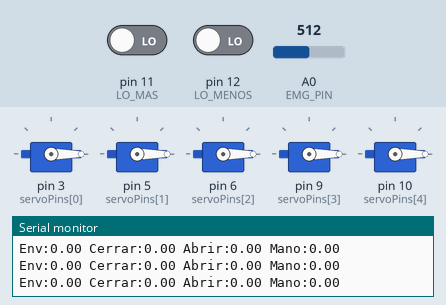
Simulated run of this sketch. Board: Arduino Uno, built with avr-gcc and run on an emulated ATmega328P. Parts: 5 × servo, the last lines printed to the serial monitor. Inputs (shaded band) come from the test bench; at power-on: A0 (EMG_PIN) = 512, pin 11 (LO_MAS) LOW, pin 12 (LO_MENOS) LOW.

Above: at 17.2 s.
17.3 s: A0 (EMG_PIN) set to 490
At 19.0 s:
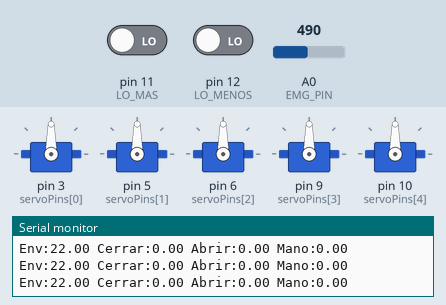
19.3 s: pin 11 (LO_MAS) driven HIGH
At 20.08 s:
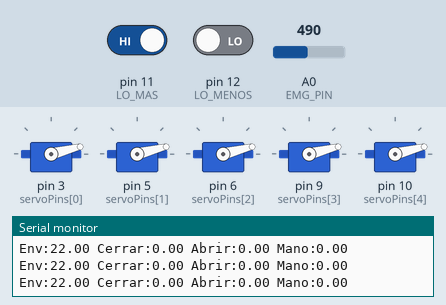
21.6 s: pin 11 (LO_MAS) driven LOW
At 22.06 s:
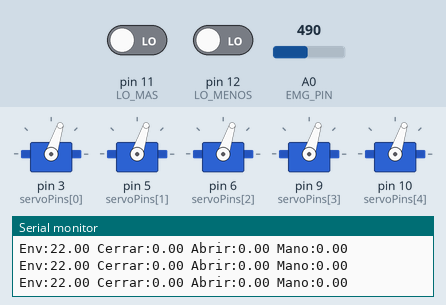
23.6 s: pin 12 (LO_MENOS) driven HIGH
At 24.16 s:
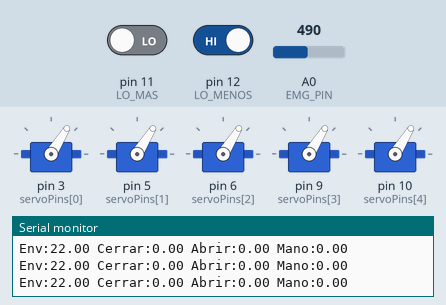
Timing chart, 0 to 26.6 s (numbered marks = the images above; inputs shaded):
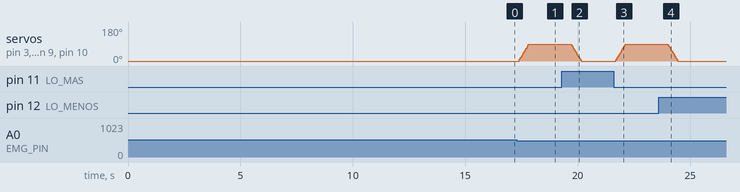

The sketch:

mano_protesica_emg_v2.ino
```cpp
// ===== MANO PROTÉSICA CON AD8232 – VERSIÓN 2 =====
// Comportamiento: haces fuerza -> la mano se cierra y SE MANTIENE cerrada
//                 mientras sigas haciendo fuerza; relajas -> recién se abre.
// Monitor Serie / Serial Plotter a 115200 baudios.
// Enviar la letra  r  por el Monitor Serie para volver a calibrar.
//
// Conexión AD8232: 3.3V -> 3.3V | GND -> GND | OUTPUT -> A0 | LO+ -> D11 | LO- -> D12
#include <Servo.h>

// ---------- Configuración de hardware ----------
const int NUM_DEDOS = 5;
const int servoPins[NUM_DEDOS] = {3, 5, 6, 9, 10};
const int EMG_PIN  = A0;
const int LO_MAS   = 11;
const int LO_MENOS = 12;
const bool USAR_DETECCION_ELECTRODOS = true;   // false si no conectaste LO+ / LO-

const int ANGULO_ABIERTO = 0;
const int ANGULO_CERRADO = 90;
const float PASO_GRADOS  = 4.0;   // velocidad del movimiento (grados cada 20 ms)

// Si algún dedo está montado al revés, cambia su valor a true
const bool invertido[NUM_DEDOS] = {false, false, false, false, false};

// ---------- AJUSTES DE COMPORTAMIENTO (aquí se afina la mano) ----------
// Porcentaje del rango (reposo -> fuerza de calibración):
const float PORC_CERRAR = 0.35;   // nivel para CERRAR la mano
const float PORC_ABRIR  = 0.12;   // nivel para ABRIR. Más bajo = se mantiene cerrada con menos fuerza

// Tiempos de confirmación (evitan que un pico o un bajón momentáneo muevan la mano)
const unsigned long T_CONFIRMAR_CIERRE   = 80;   // ms seguidos con fuerza para cerrar
const unsigned long T_CONFIRMAR_APERTURA = 400;  // ms seguidos relajado para abrir

// ---------- Filtros ----------
const float ALFA_BASE = 0.001;    // línea base: seguimiento lento (~1 s)
const float ALFA_ENV  = 0.01;     // envolvente: suavizado (~100 ms), más estable que antes

Servo servoDedos[NUM_DEDOS];

float baseline   = 512;
float envolvente = 0;
float umbralCerrar = 0;
float umbralAbrir  = 0;
bool  manoCerrada  = false;
bool  calibrando   = true;
float anguloActual = ANGULO_ABIERTO;

bool contandoCierre = false;
bool contandoApertura = false;
unsigned long tInicioCierre = 0;
unsigned long tInicioApertura = 0;

unsigned long tMuestra = 0;
unsigned long tServo   = 0;

// ---------- Procesamiento de una muestra (1 kHz) ----------
void procesarMuestra() {
  int raw = analogRead(EMG_PIN);

  // La línea base solo se actualiza en reposo (o durante la calibración),
  // así la fuerza sostenida no "contamina" la referencia.
  if (calibrando || (!manoCerrada && envolvente < umbralAbrir)) {
    baseline += ALFA_BASE * (raw - baseline);
  }

  float rect  = fabs(raw - baseline);             // rectificación
  envolvente += ALFA_ENV * (rect - envolvente);   // envolvente suavizada
}

// Promedio de la envolvente durante 'duracionMs', muestreando a 1 kHz
float medirPromedio(unsigned long duracionMs) {
  unsigned long inicio = millis();
  unsigned long ultimo = micros();
  float suma = 0;
  long n = 0;
  while (millis() - inicio < duracionMs) {
    if (micros() - ultimo >= 1000) {
      ultimo += 1000;
      procesarMuestra();
      suma += envolvente;
      n++;
    }
  }
  return (n > 0) ? suma / n : 0;
}

void moverDedos(int angulo) {
  for (int i = 0; i < NUM_DEDOS; i++) {
    int a = invertido[i] ? (ANGULO_CERRADO + ANGULO_ABIERTO - angulo) : angulo;
    servoDedos[i].write(a);
  }
}

bool electrodosSueltos() {
  if (!USAR_DETECCION_ELECTRODOS) return false;
  return digitalRead(LO_MAS) == HIGH || digitalRead(LO_MENOS) == HIGH;
}

void cuentaRegresiva(const char* mensaje) {
  Serial.println(mensaje);
  for (int i = 3; i > 0; i--) {
    Serial.print(i);
    Serial.println("...");
    delay(1000);
  }
}

void calibrar() {
  calibrando  = true;
  manoCerrada = false;
  anguloActual = ANGULO_ABIERTO;
  moverDedos(ANGULO_ABIERTO);

  // Línea base inicial
  long suma = 0;
  for (int i = 0; i < 500; i++) { suma += analogRead(EMG_PIN); delay(1); }
  baseline = suma / 500.0;
  envolvente = 0;

  cuentaRegresiva("CALIBRACION: RELAJA el brazo en");
  medirPromedio(500);                       // estabilizar filtros
  float reposo = medirPromedio(3000);

  cuentaRegresiva("Ahora APRIETA el puno y MANTEN la fuerza (como agarrando un objeto) en");
  medirPromedio(700);                       // descartar el tiempo de reacción
  float contraccion = medirPromedio(2500);

  Serial.println("Ya puedes relajar.");
  medirPromedio(1500);                      // pausa para relajar antes de activar la mano
  Serial.print("Reposo: ");      Serial.println(reposo);
  Serial.print("Contraccion: "); Serial.println(contraccion);

  if (contraccion < reposo * 1.5) {
    Serial.println("AVISO: poca diferencia entre reposo y fuerza.");
    Serial.println("Revisa los electrodos y envia 'r' para recalibrar.");
  }

  float rango  = contraccion - reposo;
  umbralCerrar = reposo + PORC_CERRAR * rango;
  umbralAbrir  = reposo + PORC_ABRIR  * rango;

  Serial.print("Umbral cerrar: "); Serial.println(umbralCerrar);
  Serial.print("Umbral abrir: ");  Serial.println(umbralAbrir);
  Serial.println("Listo. Envia 'r' para recalibrar.");

  contandoCierre = false;
  contandoApertura = false;
  calibrando = false;
  tMuestra = micros();
  tServo   = millis();
}

void setup() {
  Serial.begin(115200);
  pinMode(LO_MAS, INPUT);
  pinMode(LO_MENOS, INPUT);

  // Arranque escalonado de servos para no provocar caída de voltaje
  for (int i = 0; i < NUM_DEDOS; i++) {
    servoDedos[i].attach(servoPins[i]);
    servoDedos[i].write(invertido[i] ? ANGULO_CERRADO : ANGULO_ABIERTO);
    delay(250);
  }

  if (electrodosSueltos()) {
    Serial.println("AVISO: electrodos desconectados. Revisa LO+/LO- y los parches.");
  }

  calibrar();
}

void actualizarEstado() {
  unsigned long ahora = millis();
  bool sueltos = electrodosSueltos();

  if (!manoCerrada) {
    // ---- Mano ABIERTA: ¿hay fuerza sostenida para cerrar? ----
    if (!sueltos && envolvente > umbralCerrar) {
      if (!contandoCierre) { contandoCierre = true; tInicioCierre = ahora; }
      if (ahora - tInicioCierre >= T_CONFIRMAR_CIERRE) {
        manoCerrada = true;
        contandoCierre = false;
        contandoApertura = false;
      }
    } else {
      contandoCierre = false;
    }
  } else {
    // ---- Mano CERRADA: se mantiene mientras haya fuerza ----
    // Solo se abre si el brazo está relajado (o electrodos sueltos)
    // de forma CONTINUA durante T_CONFIRMAR_APERTURA.
    bool relajado = sueltos || envolvente < umbralAbrir;
    if (relajado) {
      if (!contandoApertura) { contandoApertura = true; tInicioApertura = ahora; }
      if (ahora - tInicioApertura >= T_CONFIRMAR_APERTURA) {
        manoCerrada = false;
        contandoApertura = false;
        contandoCierre = false;
      }
    } else {
      contandoApertura = false;   // volvió la fuerza: se reinicia el conteo
    }
  }
}

void loop() {
  // Comando de recalibración desde el Monitor Serie
  if (Serial.available()) {
    char c = Serial.read();
    if (c == 'r' || c == 'R') calibrar();
  }

  // Muestreo a 1 kHz
  if (micros() - tMuestra >= 1000) {
    tMuestra += 1000;
    procesarMuestra();
  }

  // Control de servos cada 20 ms
  if (millis() - tServo >= 20) {
    tServo += 20;

    actualizarEstado();

    float objetivo = manoCerrada ? ANGULO_CERRADO : ANGULO_ABIERTO;
    if (anguloActual < objetivo) {
      anguloActual += PASO_GRADOS;
      if (anguloActual > objetivo) anguloActual = objetivo;
    } else if (anguloActual > objetivo) {
      anguloActual -= PASO_GRADOS;
      if (anguloActual < objetivo) anguloActual = objetivo;
    }
    moverDedos((int)anguloActual);

    // Formato para el Serial Plotter
    Serial.print("Env:");     Serial.print(envolvente);
    Serial.print(" Cerrar:"); Serial.print(umbralCerrar);
    Serial.print(" Abrir:");  Serial.print(umbralAbrir);
    Serial.print(" Mano:");   Serial.println(manoCerrada ? umbralCerrar * 1.3 : 0);
  }
}
```

Measured:
- after the input at 17.3 s, servo on pin 3 (servoPins[0]), servo on pin 5 (servoPins[1]), servo on pin 6 (servoPins[2]), servo on pin 9 (servoPins[3]), servo on pin 10 (servoPins[4]): moves from 0° to 90° over 0.44 s, starting after 0.09 s
- after the input at 19.3 s, servo on pin 3 (servoPins[0]), servo on pin 5 (servoPins[1]), servo on pin 6 (servoPins[2]), servo on pin 9 (servoPins[3]), servo on pin 10 (servoPins[4]): moves from 90° to 0° over 0.44 s, starting after 0.41 s
- after the input at 21.6 s, servo on pin 3 (servoPins[0]), servo on pin 5 (servoPins[1]), servo on pin 6 (servoPins[2]), servo on pin 9 (servoPins[3]), servo on pin 10 (servoPins[4]): moves from 0° to 90° over 0.44 s, starting after 0.09 s
- after the input at 23.6 s, servo on pin 3 (servoPins[0]), servo on pin 5 (servoPins[1]), servo on pin 6 (servoPins[2]), servo on pin 9 (servoPins[3]), servo on pin 10 (servoPins[4]): moves from 90° to 0° over 0.44 s, starting after 0.41 s
